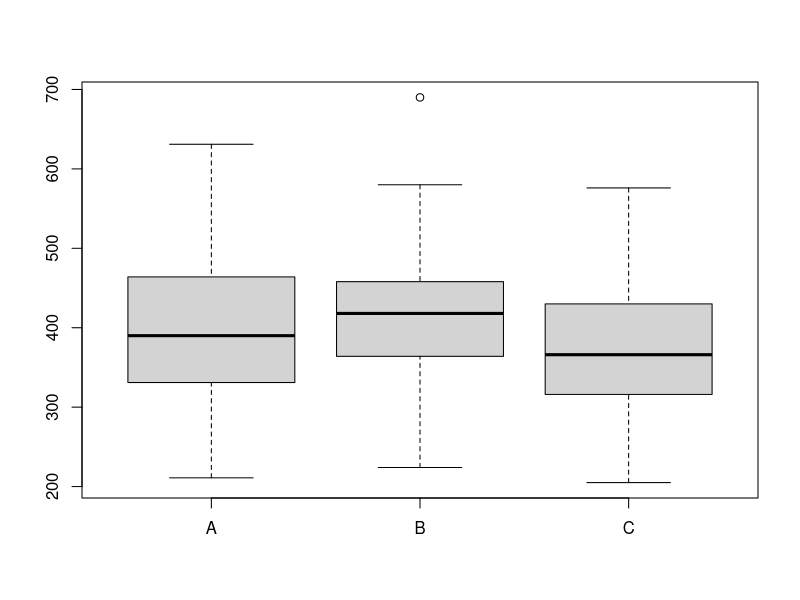
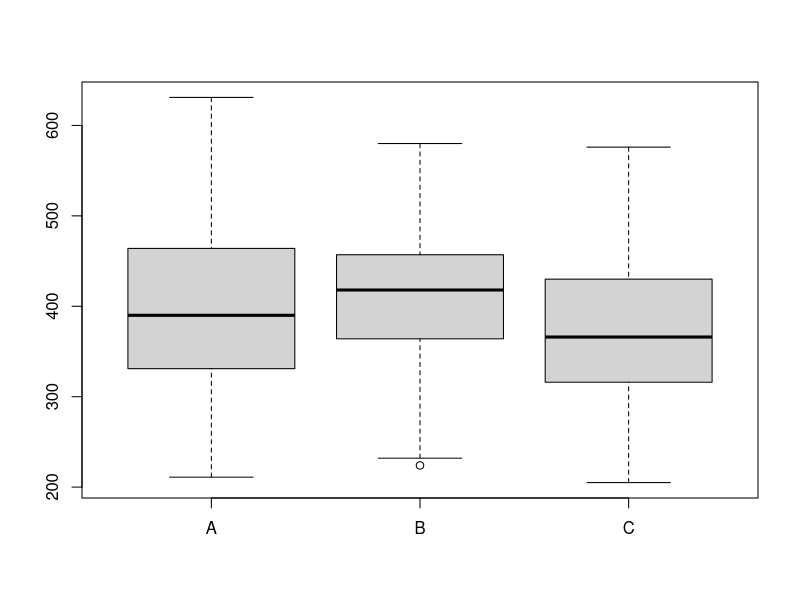
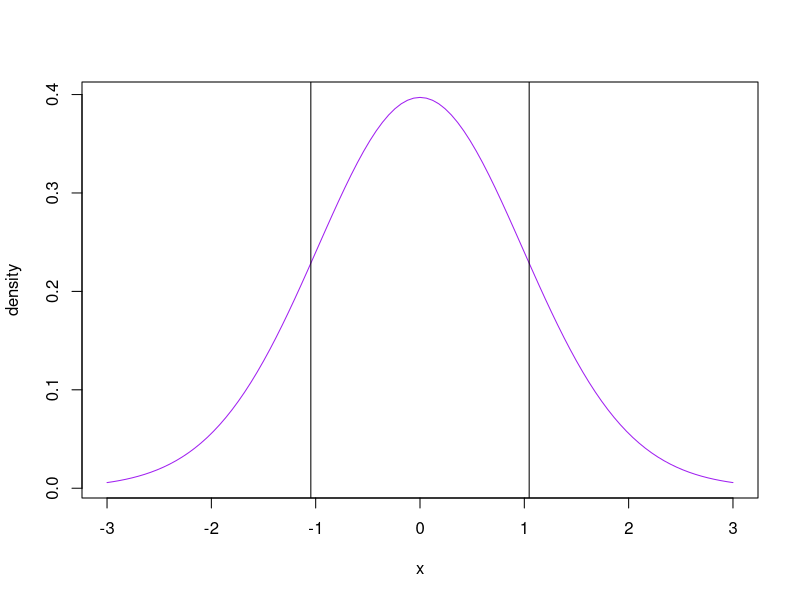
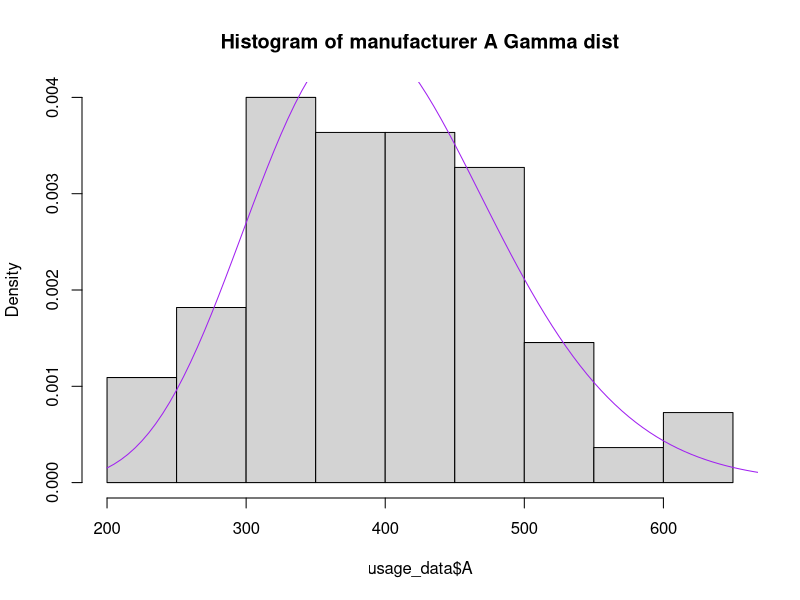
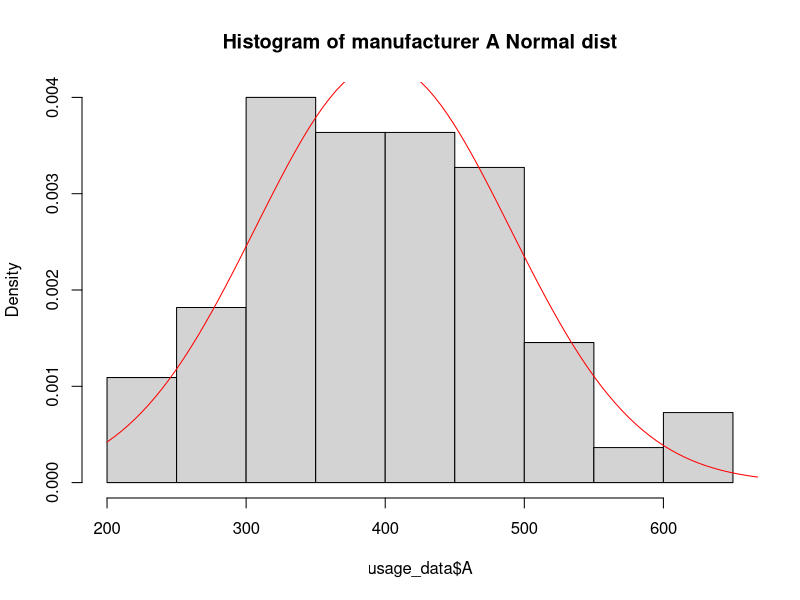
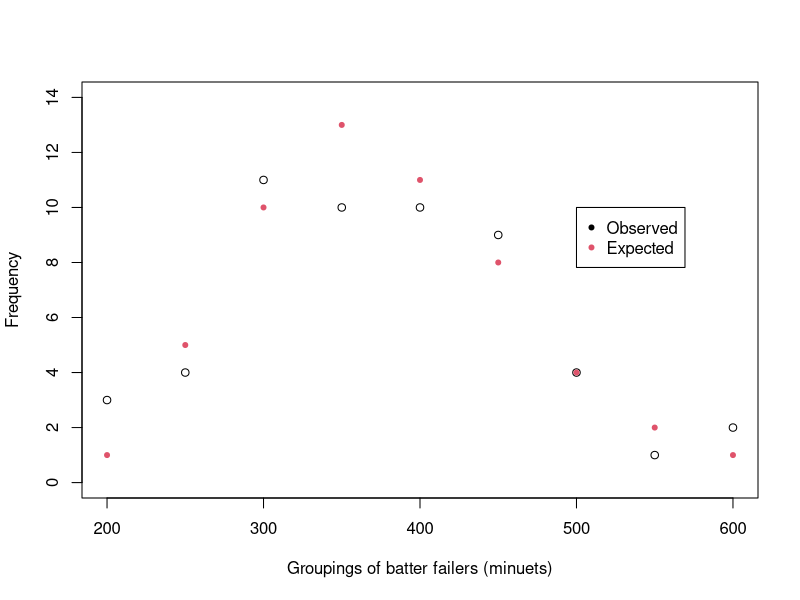
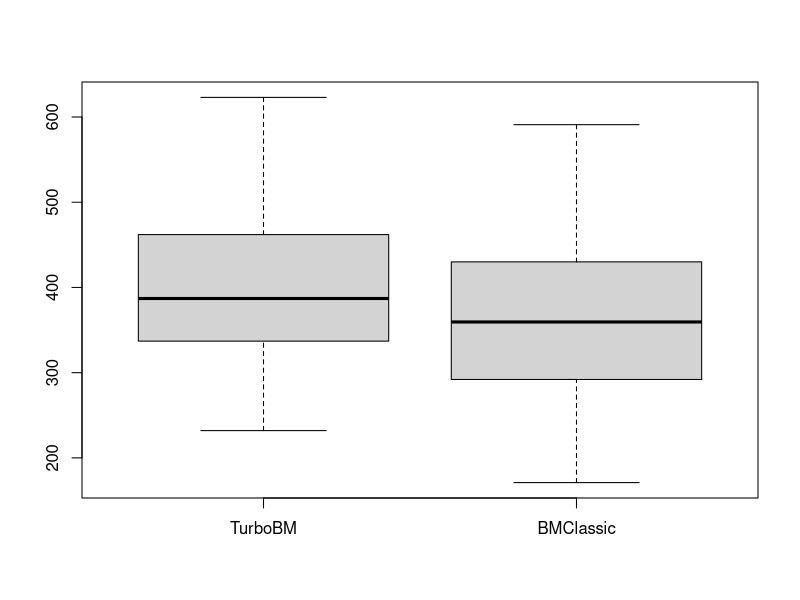
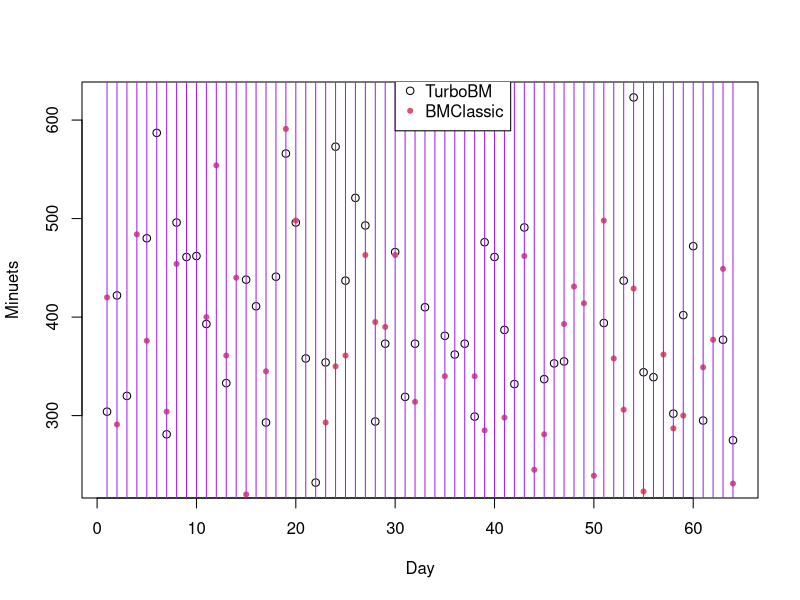

Reproduce these figures in R, in order.
## ---- chunk 1
usage_data = read.csv('BatMobile_Usage_20703267.csv')
length(usage_data$B)
## ---- chunk 2

sum(is.na(usage_data))

## ---- chunk 3
print('A -')
print(sd(usage_data$A))
summary(usage_data$A)
print('B -')
print(sd(usage_data$B))
summary(usage_data$B)
print('C -')
print(sd(usage_data$C))
summary(usage_data$C)

boxplot(usage_data)


## ---- chunk 4
usage_data$B[which(usage_data$B == 690)] = median(usage_data$B)

getmode <- function(v) {
   uniqv <- unique(v)
   uniqv[which.max(tabulate(match(v, uniqv)))]
}

print('A -')
print(sd(usage_data$A))
print(getmode(usage_data$A))
summary(usage_data$A)
print('B -')
print(sd(usage_data$B))
print(getmode(usage_data$B))
summary(usage_data$B)
print('C -')
print(sd(usage_data$C))
print(getmode(usage_data$C))
summary(usage_data$C)

boxplot(usage_data)

## ---- chunk 5



#hist(usage_data$B, freq=FALSE)
df = length(usage_data$B)-1

curve(dt(x,df=df),-3,3,ylab="density",col='purple') # plot a T_{n-1} density
abline(v=qt(0.85,df=df)) # add a vertical line at the 0.975 quantile (i.e. the probability of exceeding is 2.5%)
abline(v=qt(0.15,df=df))
print(qt(0.925,df=df))
print(qt(0.075,df=df))


## ---- chunk 6
test = t.test(usage_data$B, conf.level = 0.85, mu=mean(usage_data$B))
test
## ---- chunk 7
hist(usage_data$A, freq=FALSE, main='Histogram of manufacturer A Gamma dist')
curve(dgamma(x,21,0.0523), 200, 700, col='purple', add=TRUE)

## ---- chunk 8

hist(usage_data$A, freq=FALSE, main='Histogram of manufacturer A Normal dist')
curve(dnorm(x,mean(usage_data$A),sd(usage_data$A)), 200, 700, col='red', add=TRUE)
## ---- chunk 9

#calculate observed intervals for the data
cat<-seq(200,600,by=50)
observed<-seq(200,600,by=50)
for(i in 2:9){
  observed[i-1]<-sum(usage_data$A>cat[i-1]&usage_data$A<cat[i])
} 
observed[9]<-sum(usage_data$A>600&usage_data$A<650) # the last category 


#calculate expected outcomes 
prob<-seq(200,600,by=50) # A vector to store the probability of the first goal being in each of the 7 intervals for the data
for(i in 2:9){
  prob[i-1]=pgamma(cat[i],21,0.0523)-pgamma(cat[i-1],21,0.0523)
}
prob[9]<-pgamma(650,21,0.0523)-pgamma(cat[9],21,0.0523)
expected<-round(prob*55)
  

print(expected)
print(observed)

plot(cat,observed, xlab="Groupings of batter failers (minuets)",ylab="Frequency",ylim=c(0,14))
points(cat,expected, col=2, pch=20)
legend(500,10,legend=c("Observed","Expected"),col=c(1,2),pch=c(20,20))
## ---- chunk 10
chi_test=sum((observed-expected)^2/expected) 


df = 9-1-2 # -2 because we used an estimated alpha and beta
round(qchisq(0.90,df),3)
round(qchisq(0.95,df),3)
chi_test
## ---- chunk 11
comparison_data = read.csv('BatMobile_Comparison_20703267.csv')
## ---- chunk 12
head(comparison_data)
## ---- chunk 13
print(sum(is.na(comparison_data)))
print(is.na(comparison_data))
## ---- chunk 14

boxplot(comparison_data[2:3])
## ---- chunk 15
max(comparison_data$Day)
min(comparison_data$Day)
length(comparison_data$Day)
## ---- chunk 16
plot(comparison_data$Day, comparison_data$TurboBM, xlab="Day",ylab="Minuets")
points(comparison_data$Day, comparison_data$BMClassic, col=2, pch=20)
for (i in comparison_data$Day){
  abline(v=i, col='Purple')
}
legend(30,650,legend=c("TurboBM","BMClassic"),col=c(1,2),pch=c(1,20))
## ---- chunk 17

print('A -')
print(sd(na.omit(comparison_data$TurboBM)))
print(getmode(na.omit(comparison_data$TurboBM)))
summary(comparison_data$TurboBM)
print('B -')
print(sd(na.omit(comparison_data$BMClassic)))
print(getmode(na.omit(comparison_data$BMClassic)))
summary(comparison_data$BMClassic)

## ---- chunk 18
alpha = round(mean(na.omit(comparison_data$TurboBM))^2/var(na.omit(comparison_data$TurboBM)),4)
beta = round(mean(na.omit(comparison_data$TurboBM))/var(na.omit(comparison_data$TurboBM)),4)
hist(comparison_data$TurboBM, freq=FALSE)
curve(dgamma(x,alpha,beta), 200, 700, col='red', add=TRUE)
## ---- chunk 19
alpha = round(mean(na.omit(comparison_data$BMClassic))^2/var(na.omit(comparison_data$BMClassic)),4)
beta = round(mean(na.omit(comparison_data$BMClassic))/var(na.omit(comparison_data$BMClassic)),4)
hist(comparison_data$BMClassic, freq=FALSE)
curve(dgamma(x,alpha,beta), 150, 700, col='red', add=TRUE)
## ---- chunk 20
cor.test(comparison_data$TurboBM,comparison_data$BMClassic)
## ---- chunk 21
correlation<-seq(1,5, by=1)
library(dplyr)
for (i in 1:5){
  sampled_data<-sample_n(na.omit(comparison_data[2:3]),10)
  print(sampled_data)
  correlation[i] <- cor(sampled_data$TurboBM, sampled_data$BMClassic)
}
correlation
## ---- chunk 22
var.test(comparison_data$TurboBM,comparison_data$BMClassic)
## ---- chunk 23
t.test(comparison_data$TurboBM,comparison_data$BMClassic, paired=TRUE, mu=55) 
t.test(comparison_data$TurboBM,comparison_data$BMClassic, paired=TRUE, mu=55, conf.level=0.90) 
## ---- chunk 24
lab_data = read.csv('BatMobile_Laboratory_20703267.csv')
head(lab_data)
print(sum(is.na(lab_data)))
## ---- chunk 25
model1=lm(lab_data$Lifetime~lab_data$Temperature)
lifetime_temp<-data.frame(lab_data$Temperature,lab_data$Lifetime)
plot(lifetime_temp, col='red',pch=20)
abline(a=model1$coef[1],b=model1$coef[2])
## ---- chunk 26

range(lifetime_temp$lab_data.Temperature)

## ---- chunk 27
mean_temp<-seq(1,5)

mean_temp[1] = mean(lifetime_temp$lab_data.Lifetime[lifetime_temp$lab_data.Temperature < 0])
mean_temp[2] = mean(lifetime_temp$lab_data.Lifetime[lifetime_temp$lab_data.Temperature < 10 & lifetime_temp$lab_data.Temperature > 0])
mean_temp[3] = mean(lifetime_temp$lab_data.Lifetime[lifetime_temp$lab_data.Temperature < 20 & lifetime_temp$lab_data.Temperature > 10])
mean_temp[4] = mean(lifetime_temp$lab_data.Lifetime[lifetime_temp$lab_data.Temperature < 30 & lifetime_temp$lab_data.Temperature > 20])
mean_temp[5] = mean(lifetime_temp$lab_data.Lifetime[lifetime_temp$lab_data.Temperature > 30])

mean_temp
## ---- chunk 28
lab_data$Temperature = ((lab_data$Temperature-15)^2)
model2=lm(lab_data$Lifetime~lab_data$Temperature)
lifetime_temp<-data.frame(lab_data$Temperature,lab_data$Lifetime)
plot(lifetime_temp, col='red',pch=20)
abline(a=model2$coef[1],b=model2$coef[2])
## ---- chunk 29
summary(model2)
## ---- chunk 30
pair_plot<-lab_data[2:6]
print(pair_plot)
pairs(data.frame(lab_data$Temperature,lab_data$Recharge,lab_data$Memory, lab_data$Lifetime))
plot(lab_data$Lifetime, lab_data$Memory, col='red',pch=20)
## ---- chunk 31
model3<-lm(Lifetime~., data=lab_data)
summary(model3) 
AIC(model3)
## ---- chunk 32
hist(model3$residuals,xlab="Residuals",main="",freq=FALSE)
curve(dnorm(x,0,sd(model3$residuals)),-40,80,col=2,add=TRUE) 
plot(model3$fitted.values,model3$residuals,xlab="Fitted values",ylab="Residuals",col='red',pch=20)
abline(h=0,lty=2)
mean(model3$residuals)
median(model3$residuals)
getmode(model3$residuals)
## ---- chunk 33
mean((model3$residuals))
## ---- chunk 34
bestmodel3<-step(model3) # Try removing each covariate in turn.  Stop when no further reduction in AIC can be found
summary(bestmodel3) # Display a summary of the model with the lowest AIC
AIC(bestmodel3)
print(bestmodel3$coefficients)
## ---- chunk 35
hist(bestmodel3$residuals,xlab="Residuals",main="",freq=FALSE)
curve(dnorm(x,0,sd(bestmodel3$residuals)),-50,80,col=2,add=TRUE) 
plot(bestmodel3$fitted.values,bestmodel3$residuals,xlab="Fitted values",ylab="Residuals",col='red',pch=20)
print(bestmodel3$coefficients)
abline(h=0,lty=2)
## ---- chunk 36
model_recharge=lm(lab_data$Lifetime~lab_data$Recharge)
lifetime_recharge<-data.frame(lab_data$Recharge,lab_data$Lifetime)
plot(lifetime_recharge, col='red',pch=20)
abline(a=model_recharge$coef[1],b=model2$coef[2])
## ---- chunk 37
boxplot(lab_data$Lifetime~lab_data$Device)
boxplot(lab_data$Lifetime~lab_data$Level)
## ---- chunk 38
model_test<-lm(Lifetime~Temperature+Device+Level, data=lab_data)
summary(model_test) 
AIC(model_test)
## ---- chunk 39
anova_model <- lm(Lifetime~Device, data=lab_data)
anova(bestmodel3)
## ---- chunk 40
pred_cost=predict(bestmodel3,newdata=data.frame(Recharge=37, Device='B', Level='Low', Temperature=(23.7-15)^2),interval='prediction', level=0.75)
pred_cost
